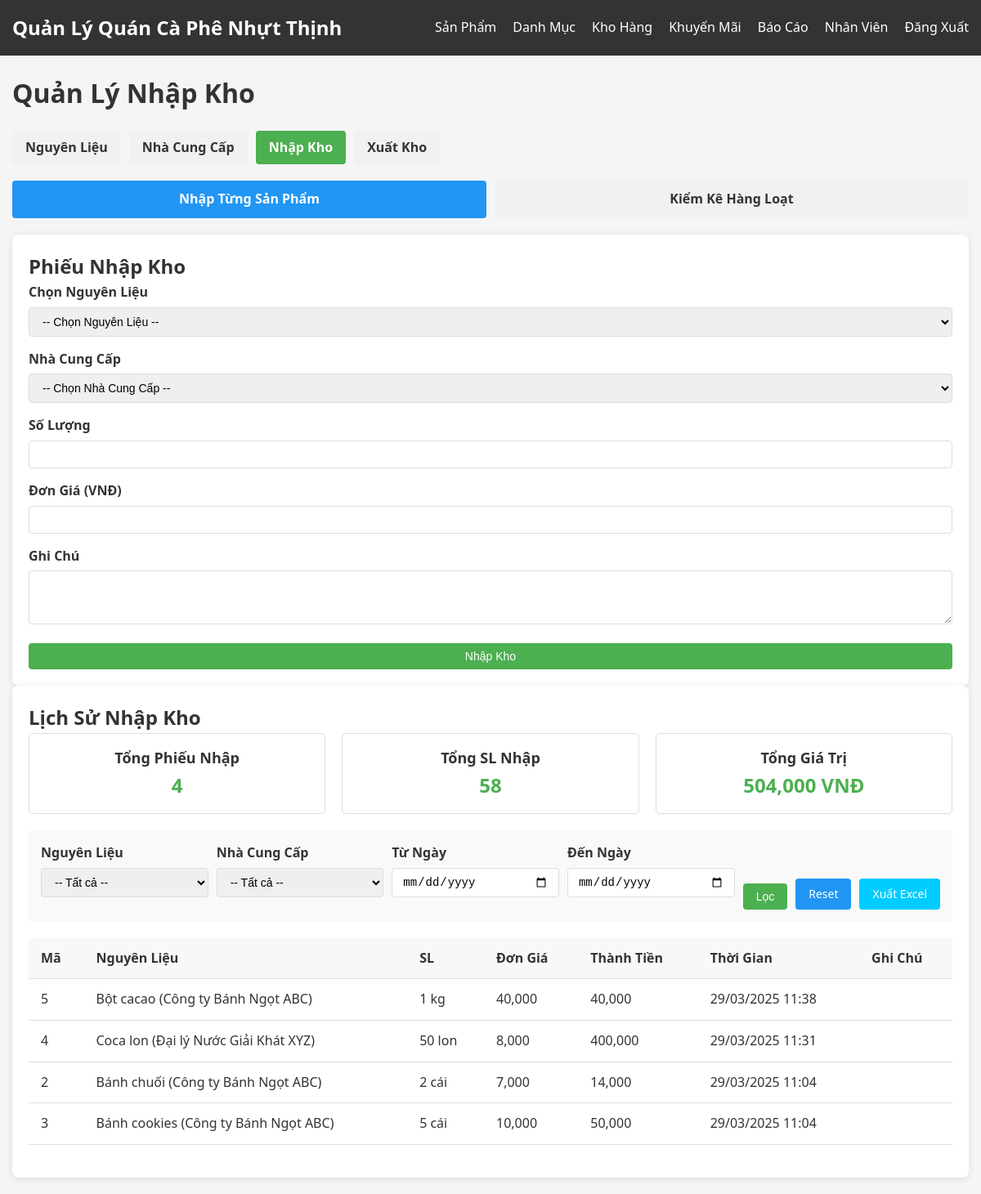
/admin/stock_in.php (signed in), run on an earlier commit of the app's database.
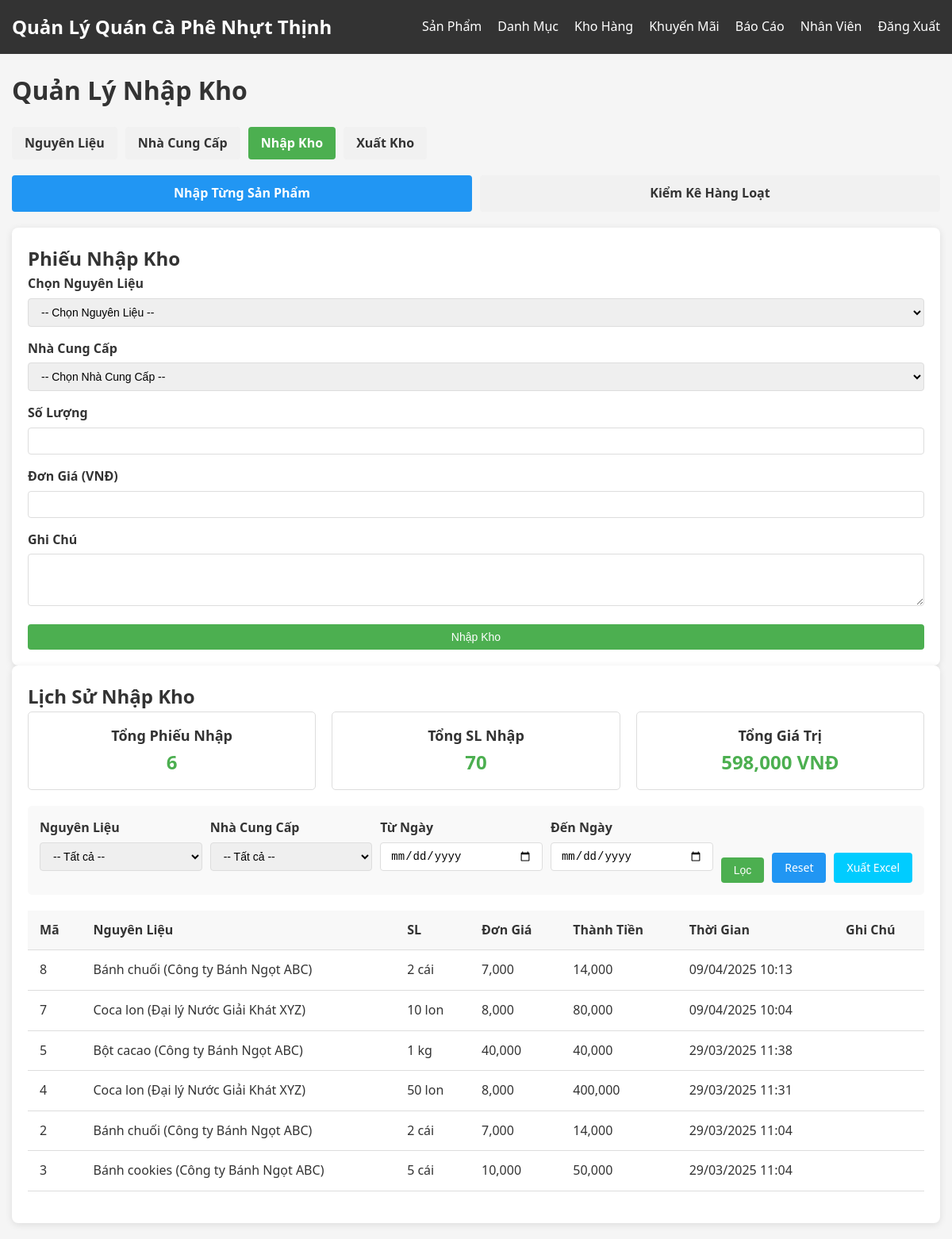
And on a later commit of the database.
### tables this page shows
CREATE TABLE `stock_transactions` (
  `transaction_id` int(11) NOT NULL,
  `material_id` int(11) NOT NULL,
  `transaction_type` enum('Nhập','Xuất') NOT NULL,
  `quantity` int(11) NOT NULL,
  `unit_price` decimal(10,2) DEFAULT NULL,
  `total_amount` decimal(10,2) GENERATED ALWAYS AS (`quantity` * `unit_price`) STORED,
  `transaction_datetime` datetime DEFAULT current_timestamp(),
  `note` text DEFAULT NULL
);

CREATE TABLE `materials` (
  `material_id` int(11) NOT NULL,
  `material_name` varchar(100) NOT NULL,
  `supplier_id` int(11) NOT NULL,
  `unit` varchar(50) NOT NULL,
  `stock_quantity` int(11) NOT NULL DEFAULT 0,
  `low_stock_threshold` int(11) NOT NULL DEFAULT 10,
  `status` enum('Còn hàng','Hết hàng') DEFAULT 'Còn hàng'
);

CREATE TABLE `suppliers` (
  `supplier_id` int(11) NOT NULL,
  `supplier_name` varchar(100) NOT NULL,
  `contact_person` varchar(100) DEFAULT NULL,
  `phone` varchar(15) DEFAULT NULL,
  `email` varchar(100) DEFAULT NULL,
  `address` text DEFAULT NULL,
  `status` enum('Hoạt động','Ngừng hợp tác') DEFAULT 'Hoạt động'
);

### admin/stock_in.php (the view, shortened to what the rows shown need)
<?php
require_once '../config/db.php';
$transactions_where = "WHERE t.transaction_type = 'Nhập'";
$per_page = 20;
$page = isset($_GET['page']) ? (int)$_GET['page'] : 1;
$offset = ($page - 1) * $per_page;
$transactions_query = "SELECT t.*, m.material_name, m.unit, s.supplier_name
                      FROM Stock_Transactions t
                      JOIN Materials m ON t.material_id = m.material_id
                      JOIN Suppliers s ON m.supplier_id = s.supplier_id
                      $transactions_where
                      ORDER BY t.transaction_datetime DESC
                      LIMIT $offset, $per_page";
$transactions_result = $conn->query($transactions_query);
?>
<!DOCTYPE html>
<html lang="vi">
<head>
    <link rel="stylesheet" href="../assets/css/style.css">
</head>
<body>
    <div class="container">
        <div class="dashboard">
            <div class="dashboard-header">
                <h1>Quản Lý Nhập Kho</h1>
            </div>
            <?php if (isset($_GET['mode']) && $_GET['mode'] === 'batch'): ?>
            <div class="row">
                <div class="col-md-12">
                    <div class="card">
                        <h2>Kiểm Kê Hàng Loạt</h2>
                        <?php
                        if ($_SERVER['REQUEST_METHOD'] === 'POST' && isset($_POST['batch_stock_entry'])) {
                            $batch_note = sanitize($_POST['batch_note']);
                            $transaction_type = 'Nhập';
                            $entries_count = 0;
                            $conn->begin_transaction();
                            try {
                                foreach ($_POST['quantity'] as $material_id => $quantity) {
                                    $material_id = (int)$material_id;
                                    $quantity = (int)$quantity;
                                    $unit_price = (float)str_replace([',', '.'], '', $_POST['unit_price'][$material_id] ?? 0);
                                    if ($quantity <= 0) {
                                        continue;
                                    }
                                    $transaction_query = "INSERT INTO Stock_Transactions (material_id, transaction_type, quantity, unit_price, note)
                                                        VALUES (?, ?, ?, ?, ?)";
                                    $transaction_stmt = $conn->prepare($transaction_query);
                                    $transaction_stmt->bind_param("isids", $material_id, $transaction_type, $quantity, $unit_price, $batch_note);
                                    $transaction_stmt->execute();
                                    $update_query = "UPDATE Materials SET
                                                    stock_quantity = stock_quantity + ?,
                                                    status = IF(stock_quantity + ? > 0, 'Còn hàng', 'Hết hàng')
                                                    WHERE material_id = ?";
                                    $update_stmt = $conn->prepare($update_query);
                                    $update_stmt->bind_param("iii", $quantity, $quantity, $material_id);
                                    $update_stmt->execute();
                                    $entries_count++;
                                }
                                $conn->commit();
                                if ($entries_count > 0) {
                                    echo '<div class="alert alert-success">Đã cập nhật ' . $entries_count . ' nguyên liệu vào kho</div>';
                                } else {
                                    echo '<div class="alert alert-warning">Không có nguyên liệu nào được cập nhật</div>';
                                }
                            } catch (Exception $e) {
                                $conn->rollback();
                                echo '<div class="alert alert-danger">Lỗi khi nhập kho: ' . $e->getMessage() . '</div>';
                            }
                        }
                        ?>
                        <form method="POST" action="?mode=batch">
                            <div class="form-group">
                                <label for="batch_note">Ghi Chú Chung</label>
                                <textarea id="batch_note" name="batch_note" class="form-control" rows="2"></textarea>
                            </div>
                            <div class="table-responsive">
                                <table class="table table-striped">
                                    <thead>
                                        <tr>
                                            <th>Mã</th>
                                            <th>Nguyên Liệu</th>
                                            <th>Tồn Kho</th>
                                            <th>Đơn Vị</th>
                                            <th>Số Lượng Nhập</th>
                                            <th>Đơn Giá (VNĐ)</th>
                                        </tr>
                                    </thead>
                                    <tbody>
                                        <?php
                                        $all_materials_query = "SELECT m.*, s.supplier_name FROM Materials m JOIN Suppliers s ON m.supplier_id = s.supplier_id ORDER BY m.material_name";
                                        $all_materials_result = $conn->query($all_materials_query);
                                        if ($all_materials_result->num_rows > 0):
                                            while ($material = $all_materials_result->fetch_assoc()):
                                        ?>
                                            <tr>
                                                <td><?php echo $material['material_id']; ?></td>
                                                <td>
                                                    <?php echo $material['material_name']; ?>
                                                    <span class="text-muted">(<?php echo $material['supplier_name']; ?>)</span>
                                                </td>
                                                <td><?php echo $material['stock_quantity']; ?></td>
                                                <td><?php echo $material['unit']; ?></td>
                                                <td>
                                                    <input type="number" name="quantity[<?php echo $material['material_id']; ?>]" value="0" min="0" class="form-control quantity-input">
                                                </td>
                                                <td>
                                                    <input type="text" name="unit_price[<?php echo $material['material_id']; ?>]" value="<?php echo number_format($material['unit_price'] ?? 0, 0, '', '.'); ?>" class="form-control price-input">
                                                </td>
                                            </tr>
                                        <?php
                                            endwhile;
                                        else:
                                        ?>
                                            <tr>
                                                <td colspan="6" class="text-center">Không có nguyên liệu nào</td>
                                            </tr>
                                        <?php endif; ?>
                                    </tbody>
                                </table>
                            </div>
                            <button type="submit" name="batch_stock_entry" class="btn btn-primary btn-block mt-3">Lưu Phiếu Nhập Kho</button>
                        </form>
                    </div>
                </div>
            </div>
            <?php else: ?>
            <div class="row">
                <div class="col-md-4">
                    <div class="card">
                        <h2>Phiếu Nhập Kho</h2>
                    </div>
                </div>
                <div class="col-md-8">
                    <div class="card">
                        <h2>Lịch Sử Nhập Kho</h2>
            <?php endif; ?>
                    <div class="table-responsive">
                        <table class="table">
                            <thead>
                                <tr>
                                    <th>Mã</th>
                                    <th>Nguyên Liệu</th>
                                    <th>SL</th>
                                    <th>Đơn Giá</th>
                                    <th>Thành Tiền</th>
                                    <th>Thời Gian</th>
                                    <th>Ghi Chú</th>
                                </tr>
                            </thead>
                            <tbody>
                                <?php if ($transactions_result->num_rows > 0): ?>
                                    <?php while ($transaction = $transactions_result->fetch_assoc()): ?>
                                        <tr>
                                            <td><?php echo $transaction['transaction_id']; ?></td>
                                            <td><?php echo $transaction['material_name']; ?>
                                                <span class="text-muted">(<?php echo $transaction['supplier_name']; ?>)</span>
                                            </td>
                                            <td><?php echo $transaction['quantity']; ?> <?php echo $transaction['unit']; ?></td>
                                            <td><?php echo number_format($transaction['unit_price']); ?></td>
                                            <td><?php echo number_format($transaction['total_amount']); ?></td>
                                            <td><?php echo date('d/m/Y H:i', strtotime($transaction['transaction_datetime'])); ?></td>
                                            <td><?php echo $transaction['note']; ?></td>
                                        </tr>
                                    <?php endwhile; ?>
                                <?php else: ?>
                                    <tr><td colspan="7" class="text-center">Không có dữ liệu</td></tr>
                                <?php endif; ?>
                            </tbody>
                        </table>
                    </div>
                </div>
            </div>
        </div>
    </div>
</body>
</html>

What changed in the data, as far as the page shows it:
added stock_transactions: transaction_id "8", material.material_name "Bánh chuối", suppliers.supplier_name "Công ty Bánh Ngọt ABC", quantity "2", material.unit "cái", unit_price "7,000", total_amount "14,000", transaction_datetime "09/04/2025 10:13"
added stock_transactions: transaction_id "7", material.material_name "Coca lon", suppliers.supplier_name "Đại lý Nước Giải Khát XYZ", quantity "10", material.unit "lon", unit_price "8,000", total_amount "80,000", transaction_datetime "09/04/2025 10:04"
Also different on the page:
$totals['transaction_count']: "4" → "6"
$totals['total_quantity']: "58" → "70"
$totals['total_amount']: "504,000" → "598,000"
